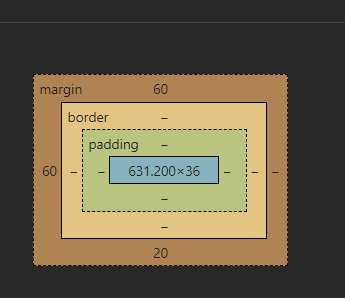
#> input picture project_v1/pic.png, 345 x 298 px
$ python bai7.py
#> lines starting #> are read from the running program, lines starting #| are printed output that depends on the picture
import cv2
import numpy as np
img = cv2.imread('pic.png')
#> img is the input picture: shape (298, 345, 3); mean B, G, R 72.4, 96.8, 107.5
cv2.imshow('Original Image', img)
img_hsv = cv2.cvtColor(img, cv2.COLOR_BGR2HSV)
#> img_hsv: shape (298, 345, 3); mean H, S, V 11.9, 52.2, 110.3
cv2.imshow('HSV Image', img_hsv)
cv2.imwrite('HSV Image.png', img_hsv)
b, g, r = cv2.split(img)
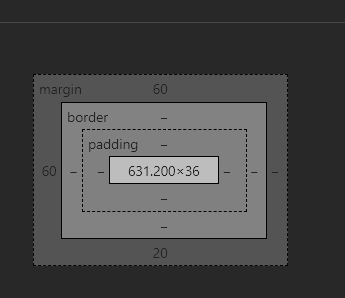
#> b: shape (298, 345); min 0, max 189, mean 72.4
blue_img = cv2.merge([b, np.zeros_like(b), np.zeros_like(b)])
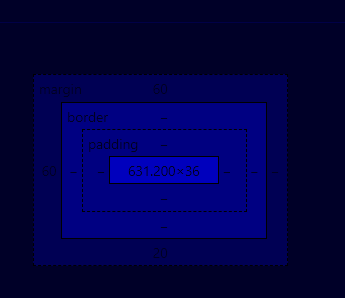
#> blue_img: shape (298, 345, 3); mean of channels 0, 1, 2 72.4, 0, 0; drawn as B, G, R

green_img = cv2.merge([np.zeros_like(g), g, np.zeros_like(g)])
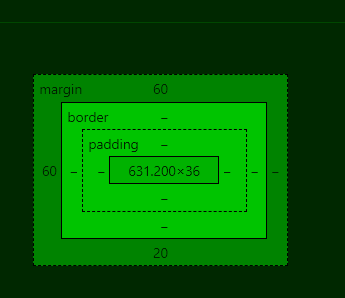
#> green_img: shape (298, 345, 3); mean of channels 0, 1, 2 0, 96.8, 0; drawn as B, G, R

red_img = cv2.merge([np.zeros_like(r), np.zeros_like(r), r])
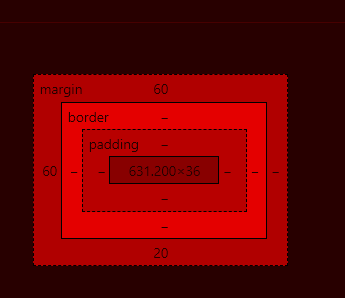
#> red_img: shape (298, 345, 3); mean of channels 0, 1, 2 0, 0, 107.5; drawn as B, G, R

cv2.imshow('Blue Channel', blue_img)
cv2.imshow('Green Channel', green_img)
cv2.imshow('Red Channel', red_img)
cv2.imwrite('blue_channel.png', blue_img)
cv2.imwrite('green_channel.png', green_img)
cv2.imwrite('red_channel.png', red_img)
h, s, v = cv2.split(img_hsv)
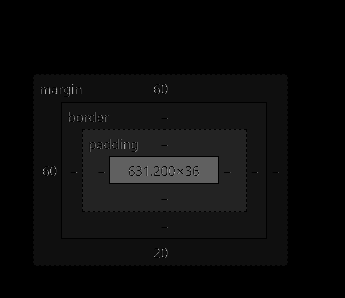
#> h: shape (298, 345); min 0, max 174, mean 11.9
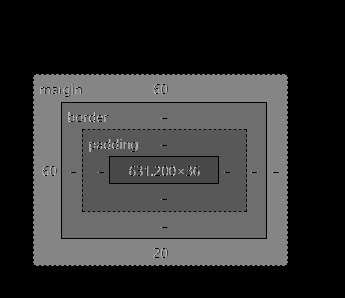
#> s: shape (298, 345); min 0, max 208, mean 52.2
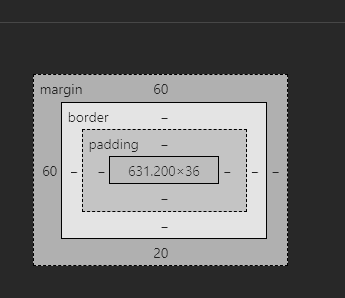
#> v: shape (298, 345); min 0, max 228, mean 110.3
increase_value = 20
v = cv2.add(v, increase_value)

img_hsv_modified = cv2.merge([h, s, v])
#> img_hsv_modified: shape (298, 345, 3); mean H, S, V 11.9, 52.2, 130.3

img_bgr_modified = cv2.cvtColor(img_hsv_modified, cv2.COLOR_HSV2BGR)

cv2.imshow('Modified Image', img_bgr_modified)
cv2.imwrite('Modified Image.png', img_bgr_modified)
cv2.waitKey(0)
cv2.destroyAllWindows()
